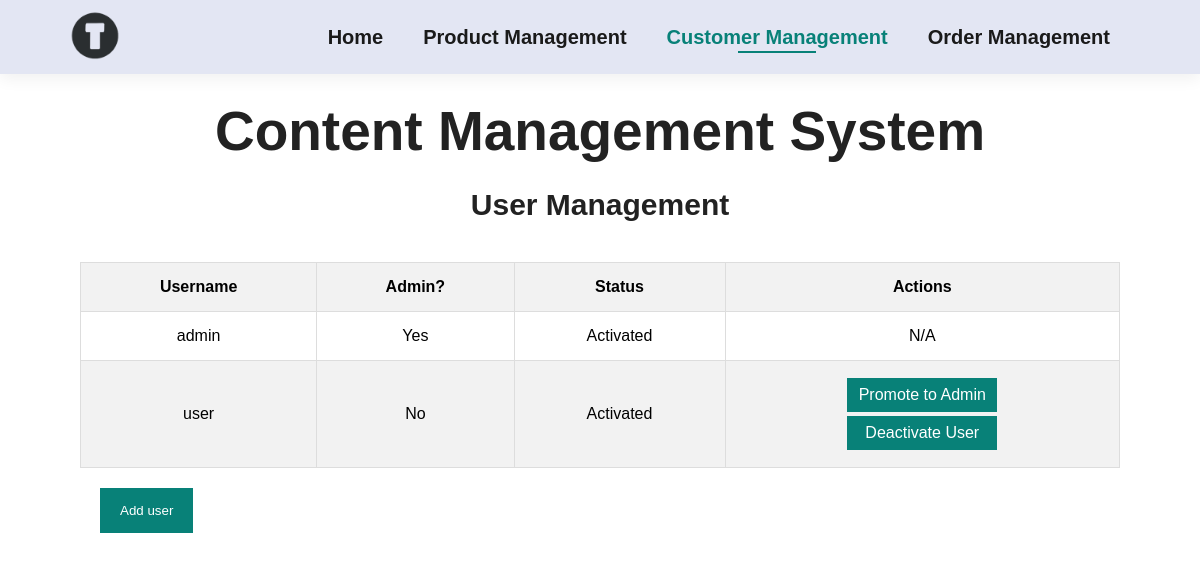
The app's page /cms_customer.php (signed in) with its own data.
### tables this page shows
CREATE TABLE user (
    id INT NOT NULL AUTO_INCREMENT,
    username VARCHAR(45) NOT NULL,
    password VARCHAR(255) NOT NULL,
    is_admin TINYINT(1) NOT NULL DEFAULT 0,
    create_datetime TIMESTAMP NOT NULL DEFAULT CURRENT_TIMESTAMP,
    delete_datetime TIMESTAMP NULL DEFAULT NULL,
    PRIMARY KEY (id)
);

### cms_customer.php (the view, shortened to what this page needs)
<?php
require('components/database.php');
$user_sql = "SELECT * FROM user";
$user_stmt = $pdo->prepare($user_sql);
$user_stmt->execute();
$users = $user_stmt->fetchAll(PDO::FETCH_ASSOC);
?>
<!DOCTYPE html>
<html lang="en">
<head <meta charset="UTF-8">
    <link rel="stylesheet" href="css/cms_customer_style.css">
    <link rel="stylesheet" href="https://cdnjs.cloudflare.com/ajax/libs/font-awesome/6.3.0/css/all.min.css" />
</head>
<body>
    <?php include_once('components/cms_header.php'); ?>
    <section id="page-header">
        <h2>Content Management System</h2>
        <h4>User Management</h4>
    </section>
    <section id="customer" class="section-p1">
        <table id="customer-table">
            <thead>
                <tr>
                    <th>Username</th>
                    <th>Admin?</th>
                    <th>Status</th>
                    <th>Actions</th>
                </tr>
            </thead>
            <tbody>
                <?php foreach ($users as $user) : ?>
                    <tr>
                        <td><?= $user['username'] ?></td>
                        <td><?= $user['is_admin'] ? 'Yes' : 'No' ?></td>
                        <td><?= $user['delete_datetime'] == NULL ? 'Activated' : 'Deactivated' ?></td>
                        <td>
                            <?php if ($user['id'] != $_SESSION['user_id']) { ?>
                                <a class="action-link" href="cms_change_admin.php?id=<?= $user['id'] ?>" onclick="return confirm('Are you sure to <?= $user['is_admin'] ? 'demote' : 'promote' ?> <?= $user['username'] ?>?');"><?= $user['is_admin'] ? 'Demote from' : 'Promote to' ?> Admin</a> <br>
                                <a class="action-link" href="cms_delete_customer.php?id=<?= $user['id'] ?>" onclick="return confirm('Are you sure to <?= $user['delete_datetime'] == NULL ? 'deactivate' : 'activate' ?> <?= $user['username'] ?>?');"><?= $user['delete_datetime'] == NULL ? 'Deactivate' : 'Activate' ?> User</a>
                            <?php } else echo "N/A"; ?>
                        </td>
                    </tr>
                <?php endforeach; ?>
            </tbody>
        </table>
        <button id="add-customer">Add user</button>
    </section>
</body>
</html>

### css/cms_customer_style.css (style rules this page uses)
* { margin:0; padding:0; box-sizing:border-box; font-family: Arial, Helvetica, sans-serif; }
h2 { font-size:55px; line-height: 54px; text-align: center; color: #222; padding: 30px 30px 30px 30px; }
h4 { font-size:30px; text-align: center; color: #222; }
.section-p1 { padding: 40px 80px; }
#customer { overflow-x: auto; }
#customer table { width: 100%; border-collapse: collapse; }
#customer table, th, td { border: 1px solid #ddd; text-align: left; }
#customer th, td { text-align: center; padding: 15px; }
#customer th { background-color: #f2f2f2; }
#customer tr:nth-child(even) { background-color: #f2f2f2; }
#customer button { background-color: #088178; color: white; border: none; padding: 15px 20px; margin: 20px; cursor: pointer; }
#customer .action-link { background-color: #088178; color: white; border: 1px solid #088178; cursor: pointer; padding: 4px 8px; margin: 2px 0; display: inline-block; text-decoration: none; width: 150px; line-height: 24px; text-align: center; }

### records on screen
user: username "admin", is_admin "Yes", shows "Activated", shows "N/A"
user: username "user", is_admin "No", shows "Activated", shows "Deactivate"
